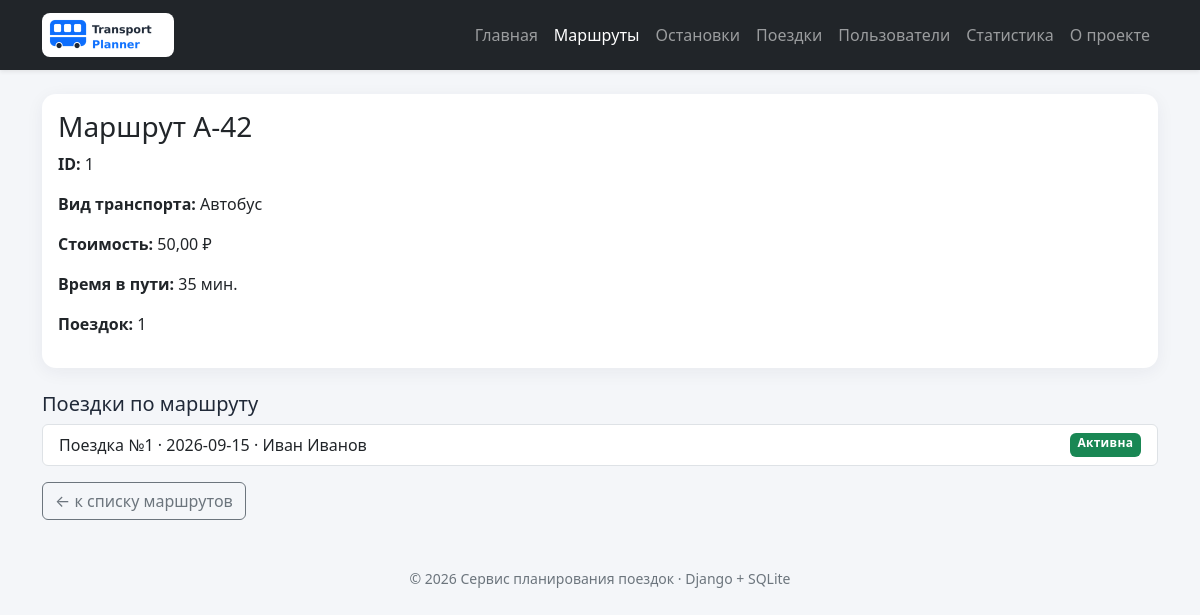
Screenshot of /routes/1/ with the database file from the repository.
### routes_app/views.py (the view)
# urls.py: path("<int:route_id>/", views.route_detail, name="detail"),
def route_detail(request, route_id):
    conn = get_connection()
    try:
        route = conn.execute(ROUTE_BY_ID_SQL, [route_id]).fetchone()
        trips = []
        if route is not None:
            trips = conn.execute(ROUTE_TRIPS_SQL, [route_id]).fetchall()
    finally:
        conn.close()
    return render(
        request,
        "routes_app/detail.html",
        {"route": route, "trips": trips},
        status=404 if route is None else 200,
    )

### db/database.py (called while the page is built)
def get_connection():
    DB_PATH.parent.mkdir(parents=True, exist_ok=True)
    conn = sqlite3.connect(DB_PATH)
    conn.row_factory = sqlite3.Row
    conn.execute("PRAGMA foreign_keys = ON")
    return conn

### routes_app/templates/routes_app/detail.html (shortened to what this page needs)
{% extends "base.html" %}
{% block content %}
{% if route %}
    <div class="card mb-4">
        <div class="card-body">
            <h1 class="h3">Маршрут {{ route.number }}</h1>
            <p><strong>ID:</strong> {{ route.id }}</p>
            <p><strong>Вид транспорта:</strong> {{ route.transport_type }}</p>
            <p><strong>Стоимость:</strong> {{ route.base_price|floatformat:2 }} ₽</p>
            <p><strong>Время в пути:</strong> {{ route.travel_time_minutes }} мин.</p>
            <p><strong>Поездок:</strong> {{ trips|length }}</p>
        </div>
    </div>
    <h2 class="h5">Поездки по маршруту</h2>
    <div class="list-group">
        {% for trip in trips %}
            <a class="list-group-item list-group-item-action d-flex justify-content-between"
               href="{% url 'trips:detail' trip.id %}">
                <span>Поездка №{{ trip.id }} · {{ trip.trip_date }} · {{ trip.passenger }}</span>
                {% include "trips_app/includes/trip_status.html" %}
            </a>
        {% empty %}
            <div class="list-group-item text-secondary">Поездок пока нет.</div>
        {% endfor %}
    </div>
{% else %}
    <h1 class="text-danger">Маршрут не найден</h1>
    <p>Маршрут с указанным идентификатором отсутствует.</p>
{% endif %}
<a href="{% url 'routes:list' %}" class="btn btn-outline-secondary mt-3">← к списку маршрутов</a>
{% endblock %}

### trips_app/templates/trips_app/includes/trip_status.html
{% if trip.is_cancelled %}
    <span class="badge text-bg-secondary trip-status trip-status-cancelled">Отменена</span>
{% else %}
    <span class="badge text-bg-success trip-status trip-status-active">Активна</span>
{% endif %}

### homepage/static/homepage/css/style.css (style rules this page uses)
:root { color-scheme: light; }
body { min-height: 100vh; background: #f4f6f9; color: #202938; }
.card, .stat-card { border: 0; border-radius: 14px; }
.card { box-shadow: 0 4px 18px rgba(26, 39, 60, .06); }
.trip-status { font-weight: 600; }
.trip-status-active { letter-spacing: .3px; }

### rows the page displays
routes: transport_type "Автобус"
users: id "1", trip_date "2026-09-15", passenger "Иван Иванов"

### other values shown
{{ route.number }} "А-42"
{{ route.id }} "1"
{{ route.base_price|floatformat:2 }} "50,00"
{{ route.travel_time_minutes }} "35"
{{ trips|length }} "1"
